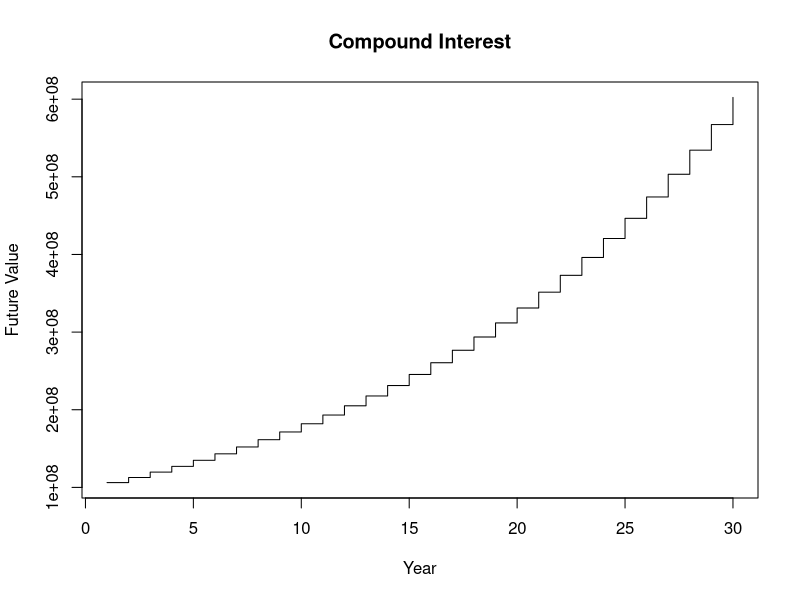

Recreate this plot in R.
# Buổi 2 - Nhập môn R
# Họ tên: Nguyễn Thị Kiều Trang
# Mã sinh viên: 24133064

# Câu 1 - Vector creation (5 điểm)
# 1. Tạo và lưu một vector gồm các giá trị từ -8 đến 9,
# mỗi phần tử cách đều nhau 0.3
x1 <- seq(from = -8, to = 9, by=0.3)
x1
# 2. Ghi đè lại biến đã tạo ở ý trên với vector giống vậy nhưng theo thứ tự ngược lại.
rev(x1)
# 3. Từ vector c(-1, 3, -5, 7, -9), tạo một vector bằng cách lặp lại vector này hai lần
# mỗi phần tử được lặp lại 10 lần.Hiển thị kết quả, sau đó sắp xếp giảm dần và hiển thị lại.
x3 <- c(-1,3,-5,7,-9)
x3 <- rep(x3,2, each = 10)
x3
# Sắp xếp
x_decrease <- sort (x3, decreasing=TRUE)
x_decrease
# 4. Tạo một vector theo thứ tự gồm: dãy số 1 đến 6;
# giá trị 3.5 lặp bốn lần; số -5; một dãy 9 giá trị bắt đầu từ 100 và
# kết thúc tại chiều dài của vector gốc ở ý trước.
a <- 1:6
b <- rep(3.5, times=4)
c <- -5
base_vector <- c(a,b,c)
base_vector
seq(from=100, to = length(base_vector), length.out = 9)

# Câu 2 - Vector indexing (6 điểm)

# 5. Tạo vector gồm: 5 phần tử cách đều từ 2 đến 8; vector c(1, -4.3, 13, -3.2)
# được lặp lại hai lần; và giá trị 1/7 + 5.
a <- seq(from=2, to=8, length.out= 5)
b <- c(1,-4.3, 13, -3.2)
c <- 1/7+5
vector <- c(a,rep(b,2),c)
vector

# 6. Trích phần tử đầu và cuối của vector vừa tạo, lưu vào một biến mới.

x6 <- c(vector[1], vector[length(vector)])
x6

# 7. Tạo một biến mới lưu vector sau khi bỏ phần tử đầu và cuối.
x7 <- vector[-c(1,length(vector))]
x7

# 8. Dùng hai vector ở hai ý trên để tạo lại vector ban đầu.
x8 <- c(x6[1], x7, x6[2])
x8

# 9. Ghi đè vector ban đầu bằng phiên bản đã sắp xếp.
x9 <- sort(x8, decreasing = TRUE)
x9

# 10. Đảo ngược vector đã sắp xếp bằng toán tử :.
x_rev <- x9[length(x9):1]
x_rev

# 11. Tạo vector mới từ vector đã bỏ đầu/cuối bằng cách lặp phần tử thứ 3 ba lần, phần tử thứ 4 bốn lần và phần tử
# cuối hai lần.
vector_new <- c(rep(x7[3],3), 
                rep(x7[4],4), 
                rep(x7[length(x7)],2))
vector_new

# Câu 3 - Vector operations (5 điểm)

# 12. Chuyển vector c(2, 0.5, 1, 2, 0.5, 1, 2, 0.5, 1) thành vector chỉ gồm các giá trị 1 bằng cách dùng một vector có
# chiều dài 3.

x <- c(2, 0.5, 1, 2, 0.5, 1, 2, 0.5, 1)
x*rep(c(0.5,2,1),3)

# 13. Cho vector c(45, 77, 20, 19, 101, 120, 212) mô tả nhiệt độ F. Chuyển sang độ C
# theo công thức C = 5/9 * (F - 32)
F <- c(45, 77, 20, 19, 101, 120, 212)
5/9 * (F-32)

# 14. Dùng vector c(2, 4, 6), vector c(1, 2), hàm rep() và phép toán * để tạo vector c(2, 4, 6, 4, 8, 12).

a <- rep(c(2,4,6), 2)
b <- rep(c(1,2), each =3)
x14 <-a*b
x14

# 15. Ghi đè bốn phần tử ở giữa của vector ở ý trên bằng cách recycle hai giá trị -1 và -10 theo thứ tự.
x14[2:5] <- rep(c(-1,-10), length.out=4)
x14

# Câu 4 - Matrix creation and indexing (6 điểm)
# 16. Tạo và lưu ma trận 4 x 2 gồm các giá trị 4.3, 3.1, 8.2, 8.2, 3.2, 0.9, 1.6 và 6.5 theo thứ tự dòng.
m <- matrix(c(4.3,3.1,
              8.2,8.2,
              3.2,0.9,
              1.6,6.5),
            nrow =4, ncol =2, byrow=TRUE
)
m
# 17. Tạo biến mới từ ma trận trên bằng cách bỏ đi một dòng bất kỳ. Kiểm tra ma trận mới có kích thước 3 x 2.
m_new <- m[-2, ]
m_new
# 18. Ghi đè cột thứ hai của ma trận bằng giá trị của cột đó sau khi sắp xếp tăng dần.
m[,2] <- sort(m[,2])
m
# 19. Tạo biến mới bằng cách bỏ dòng 4 và cột 1. Đảm bảo kết quả là ma trận một cột, không phải vector.
n <- m[-4,-1, drop=FALSE]
n
# 20. Lưu bốn phần tử dưới cùng của ma trận thành ma trận 2 x 2.
m2 <- matrix(tail(as.vector(m),4), nrow=2, byrow=TRUE)
m2
# 21. Ghi đè theo thứ tự các vị trí (4,2), (1,2), (4,1), (1,1) bằng một nửa các giá trị trên đường chéo chính của ma trận 
# 2 x 2 ở ý trước.
half_diag <- diag(m2)/2
m[4,2] <- half_diag[1]
m[1,2] <- half_diag[2]
m[4,1] <- half_diag[1]
m[1,1] <- half_diag[2]
m

# Câu 5 - Matrix operations (6 điểm)
# Cho hai ma trận A và B:
#   A = [1 3; 2 4; 6 5]
# B = [10 2; 3 4; 5 6]
# 22. Tạo hai ma trận A, B và tính biểu thức (3/5) * (A - B).
A <- matrix(c(
  1,3,
  2,4,
  6,5
), nrow=3,ncol=2, byrow=TRUE)
A
B <- matrix(c(
  10,2,
  3,4,
  5,6
), nrow=3, ncol=2, byrow=TRUE)
B
result <- (3/5)*(A-B)
result
# 23. Cho A = [1; 2; 6] và B = [10; 3; 5]. Xác định những biểu thức nào tính được; nếu tính được, hãy tính giá trị: A * 
#   B; t(A) * B; t(B) * (A * t(A)); (A * t(A)) * t(B); [(B * t(B)) + (A * t(A)) - 100I3]^(-1), với I3 là ma trận đơn vị 
# bậc 3. Ghi rõ biểu thức nào không hợp lệ và giải thích ngắn gọn.
A <- matrix(c(1,2,6), ncol=1)
A
B <- matrix(c(10,3,5), ncol=1)
B
## 1.A*B
result1 <- A*B
result1
## 2.t(A) * B
result2 <- t(A)%*%B
result2
## 3.t(B) * (A * t(A))
result3 <- t(B)%*%(A%*%t(A))
result3
## 4.(A * t(A)) * t(B)
# result4 <- (A %*% t(A)) %*% t(B)
# result4
# Không tính được vì:
# A %*% t(A) có kích thước 3x3
# t(B) có kích thước 1x3
# Số cột ma trận trái = 3
# Số dòng ma trận phải = 1
# 3 ≠ 1 nên không nhân được
## 5.[(B * t(B)) + (A * t(A)) - 100I3]^(-1)
result5 <- solve((B %*% t(B)) + (A %*% t(A)) - 100*diag(3))
result5

# Câu 6 - Array creation and indexing (6 điểm)
# 24. Tạo và lưu mảng 3 chiều gồm 6 layer, mỗi layer là ma trận 4 x 2, với các giá trị là dãy số cách đều từ 10 đến 1
arr <- array(seq(from =10, to=1, length.out=48), dim=c(4,2,6))
arr
# 25. Tạo biến mới bằng cách lọc các phần tử ở dòng 1 và 4, cột 2, trên tất cả các layer của mảng.
arr2 <- arr[c(1,4), 2, ]
arr2
# 26. Lặp lại bốn lần dòng thứ 2 của ma trận vừa thu được để tạo mảng mới có chiều 2 x 2 x 2 x 3.
rep(arr2[2,],4)
# 27. Tạo mảng mới bằng cách xóa layer thứ 6 của mảng ban đầu.
arr3 <- arr[,,-6]
arr3
# 28. Ghi đè các phần tử ở dòng 2 và 4, cột 2, tại các layer 1, 3 và 5 của mảng mới bằng giá trị -1
arr[c(2,4),2, c(1,3,5)] <-1
arr
# Câu 7 - Logical vectors (5 điểm)
# Tạo vector c(6, 9, 7, 3, 6, 7, 9, 6, 3, 6, 6, 7, 1, 9, 1), sau đó thực hiện:
vct <- c(6,9, 7, 3, 6, 7, 9, 6, 3, 6, 6, 7, 1, 9, 1)
vct
# 29. Xác định vị trí các phần tử bằng 6.
which (vct==6)
# 30. Xác định vị trí các phần tử lớn hơn hoặc bằng 6.
which (vct>=6 )
# 31. Xác định vị trí các phần tử nhỏ hơn 6 + 2.
which (vct < (6+2))
# 32. Xác định vị trí các phần tử khác 6.
which (vct != 6)
# 33. Bỏ 3 phần tử đầu, tạo mảng 2 x 2 x 3 và kiểm tra điều kiện <= 6/2 + 4 trước và sau khi tăng mỗi phần tử lên 2.
vct_new <- vct[-3]
arr <- array(vct_new, dim=c(2,2,3))
arr
before <- arr <= (6/2 + 4)
before
arr_incr <- arr+2
arr_incr
after <- arr_incr <= (6/2 +4)
after
# 34. Dùng any(), all() và which() để kiểm tra và liệt kê vị trí TRUE trong các logical array.
any(before)
all(before)
which(before)

# Câu 8 - Logical operations (5 điểm)
# 35. Tạo vector x = c(7, 1, 7, 10, 5, 9, 10, 3, 10, 8). Xác định các phần tử lớn hơn 5 hoặc bằng 2
x <- c(7, 1, 7, 10, 5, 9, 10, 3, 10, 8)
x
condition_x <- (x>5)|(x==2)
x[condition_x]
# 36. Tạo vector y = c(8, 8, 4, 4, 5, 1, 5, 6, 6, 8). Xác định các phần tử bé hơn hoặc bằng 6 và khác 4.
y <- c(8, 8, 4, 4, 5, 1, 5, 6, 6, 8)
y
condition_y <- (y<=6)&(y!=4)
y[condition_y]
# 37. Xác định những phần tử trong x hoặc y thỏa mãn đồng thời hai điều kiện ở hai ý trên.
condition_all <- condition_x&condition_y
x[condition_all]
y[condition_all]
# 38. Tạo z = x + y. Xác định các phần tử của z >= 14 nhưng khác 15; đồng thời xét vector y/x và trích các giá trị lớn 
# hơn 4 hoặc nhỏ hơn hoặc bằng 2.
z <- x+y
z
condition_z <- (z >= 14) & (z != 15)
z[condition_z]
yx <- y / x
condition_yx <- (yx > 4) | (yx <= 2)
yx[condition_yx]
# Câu 9 - Logical indexing (6 điểm)
# 39. Tạo x = c(7, 5, 6, 1, 2, 10, 8, 3, 8, 2). Trích các phần tử >= 5 và gán cho y.
x <- c(7, 5, 6, 1, 2, 10, 8, 3, 8, 2)
y <- x[x>=5]
y
# 40. Liệt kê phần còn lại của x sau khi bỏ các phần tử >= 5
x_remaining <- x[x<5]
x_remaining
# 41. Dùng y để tạo ma trận z kích thước 2 x 3 theo thứ tự dòng.
z <- matrix(
  y, nrow=2, ncol=3, byrow=TRUE
)
z
# 42. Thay các phần tử có giá trị 8 trong z bằng bình phương của phần tử ở dòng 1, cột 2 của z.
value_square <- z[1,2]^2
value_square
z[z==8]<-value_square
z
# 43. Kiểm tra tất cả giá trị trong z có <= 25 và > 4 hay không
all((z<=25)&(z>4))

# PHẦN B. LAB 2 - STRING, FACTOR, LIST, DATA FRAME, CONTROL STRUCTURES VÀ FUNCTION
# Câu 1 - String (5 điểm)
# 44. Tạo và lưu chuỗi có dạng chính xác như sau, bao gồm xuống dòng và thụt dòng tương ứng:
#   "The quick brown fox
#  jumped over
#  the lazy dogs"
str1 <- "The quick brown fox
 jumped over
 the lazy dogs"
cat(str1)
# 45. Với num1 <- 4 và num2 <- 0.75, viết một dòng code xuất chuỗi: The result of multiplying 4 by 0.75 is 3. Kiểm 
# tra kết quả 3 đúng bằng tích của hai biến.
num1 <- 4
num2 <- 0.75
result <- num1 * num2
paste("The result of multiplying",
      num1,
      "by",
      num2,
      "is",
      result)
result == (num1 * num2)
# 46. Với home <- "data analysis/Labs/", thay chuỗi data bằng AI.
home <- "data analysis/Labs/"
sub("data", "AI", home)
# 47. Với s <- "Learning programming with R is very interesting", hãy: trích ký tự thứ 5 đến 10; chèn "easy and " 
# trước "very interesting"; thay tất cả "ing" bằng "ed".
s <- "Learning programming with R is very interesting"
s
substring(s, 5, 10)
sub("very interesting",
    "easy and very interesting",
    s)
gsub("ing", "ed", s)

# Câu 2 - Factor (7 điểm)
# Dữ liệu mô tả lớp học gồm 57 sinh viên. Sáu sinh viên nữ ở các dòng: 18, 33, 36, 49, 50, 53. Ba vector a, b, c 
# mô tả chỉ số sinh viên thuộc lớp A, B, C như sau:
#   a = c(2, 3, 6, 9, 12, 14, 19, 22, 28, 30, 33, 37, 42, 43, 45, 46, 49, 54, 57)
# b = c(1, 5, 8, 10, 11, 20, 21, 23, 25, 26, 32, 38, 39, 41, 44, 51)
# c = c(4, 7, 13, 15, 16, 17, 18, 24, 27, 29, 31, 34, 35, 36, 40, 47, 48, 50, 52, 53, 55, 
#       56)
# 48. Tạo character vector sex nhận giá trị M/F và character vector class nhận giá trị A/B/C; kiểm tra các giá trị nằm 
# đúng vị trí như mô tả.

a <- c(2, 3, 6, 9, 12, 14, 19, 22, 28, 30, 33, 37, 42, 43, 45, 46, 49, 54, 57)
b <- c(1, 5, 8, 10, 11, 20, 21, 23, 25, 26, 32, 38, 39, 41, 44, 51)
c <- c(4, 7, 13, 15, 16, 17, 18, 24, 27, 29, 31, 34, 35, 36, 40, 47, 48, 50, 52, 53, 55, 56)
female <- c( 18, 33, 36, 49, 50, 5)
sex <- rep("M", 57)
sex[female] <- "F"
sex
class <- rep("", 57)
class[a] <- "A"
class[b] <- "B"
class[c] <- "C"
class
sex[female]
class[a]
class[b]
class[c]

# 49. Tạo hai factor vector từ sex và class. Giải thích ordered=TRUE có phù hợp không; nếu thêm ordered=TRUE, R sắp xếp levels như thế nào

sex_factor <- factor(sex)
class_factor <- factor(class)
sex_factor
class_factor
# ordered = TRUE không phù hợp vì:
# giới tính và lớp học không có thứ tự tự nhiên
# Nếu thêm ordered = TRUE,
# R sẽ sắp xếp levels theo alphabet:
# A < B < C
# F < M

# 50. Trả về factor vector của lớp chỉ gồm sinh viên nam.

class_factor[sex == "M"]

# 51. Trả về factor vector của lớp A.

class_factor[class == "A"]

# 52. Với vector month đã cho trong file lab, tạo biến quarter gồm Q1, Q2, Q3, Q4 tương ứng các tháng 1-3, 4-6, 7-9, 
# 10-12.

month <- 1:12
quarter <- factor(
  rep(c("Q1", "Q2", "Q3", "Q4"),
      each = 3)
)
quarter

# 53. Trích ra các sinh viên thuộc lớp A và sinh ở quí Q1.

month <- rep(1:12, length.out = 57)
quarter <- factor(
  rep(c("Q1","Q2","Q3","Q4"), each = 3)
)
quarter_student <- quarter[month]
which((class == "A") & (quarter_student == "Q1"))

# Câu 3 - List (7 điểm)
# 54. Tạo list gồm: dãy 20 giá trị từ -4 đến 4 cách đều nhau; logical matrix 3 x 3 theo cột từ c(F, T, T, T, F, T, T, F, F); vector gồm "don", "quixote"; factor vector c("LOW","MED","LOW","MED","MED","HIGH").

nums <- seq(from = -4,
            to = 4,
            length.out = 20)
logic_mat <- matrix(
  c(F, T, T,
    T, F, T,
    T, F, F),
  nrow = 3,
  byrow = FALSE
)
chars <- c("don", "quixote")
facs <- factor(
  c("LOW","MED","LOW","MED","MED","HIGH")
)
mylist <- list(
  nums,
  logic_mat,
  chars,
  facs
)
mylist

# 55. Trích dòng 2 và 1 của cột 2 và 3 theo thứ tự từ logical matrix.

mylist[[2]][c(2,1), c(2,3)]

# 56. Dùng sub() để đổi "quixote" thành "Quixote" và "don" thành "Don". Sau đó thêm chuỗi nhiều dòng: Windmills! 
#   ATTACK! / -\Don Quixote/-.

chars_new <- sub("don", "Don", chars)
chars_new <- sub("quixote",
                 "Quixote",
                 chars_new)
chars_new
quote_text <- "Windmills!
ATTACK!
/-\\Don Quixote/-"
cat(quote_text)

# 57. Xuất các giá trị từ dãy -4 đến 4 lớn hơn 1.

mylist[[1]][mylist[[1]] > 1]

# 58. Dùng which() xác định vị trí của factor vector nhận giá trị MED.

which(mylist[[4]] == "MED")

# 59. Tạo list mới gồm facs, nums = c(3,2.1,3.3,4,1.5,4.9), và oldlist chứa ba thành phần đầu của list trước đó.

nums2 <- c(3,2.1,3.3,4,1.5,4.9)
newlist <- list(
  facs = facs,
  nums = nums2,
  oldlist = mylist[1:3]
)
newlist

# 60. Từ list mới, trích facs tương ứng với nums >= 3; thêm flags là logical vector chiều dài 6 từ việc lặp hai lần cột 
# thứ 3 của logical matrix trong oldlist; dùng !flags để trích nums ứng với FALSE; ghi đè character string vector 
# trong oldlist bằng "Don Quixote".

newlist$facs[newlist$nums >= 3]
flags <- rep(newlist$oldlist[[2]][,3], 2)
flags
newlist$nums[!flags]
newlist$oldlist[[3]] <- "Don Quixote"
newlist

# Câu 4 - Data frame (8 điểm)
# Tạo data frame dframe như sau. person là character vector; sex là factor có levels F, M; funny là factor có 
# levels Low, Med, High.

person <- c("Stan",
            "Francine",
            "Steve",
            "Roger",
            "Hayley",
            "Klaus")

sex <- factor(
  c("M","F","M","M","F","M")
)
funny <- factor(
  c("High","Med","Low","High","Med","Med"),
  levels = c("Low","Med","High")
)
df <- data.frame(
  person,
  sex,
  funny
)
df

# 61. Thêm biến age: Stan và Francine 41 tuổi, Steve 15, Hayley 21, Klaus 60, Roger 1600 tuổi.

df$age <- c(41,41,15,1600,21,60)
df 

# 62. Sắp xếp lại các cột theo thứ tự: person, age, sex, funny.

df <- df[, c("person","age","sex","funny")]
df

# 63. Thêm biến age.mon = age * 12.

df$age.mon=df$age*12
df 

# 64. Tạo anotherdframe theo bảng dưới đây, sau đó kết hợp với dframe để tạo newdframe.

anotherframe <- data.frame(
  person = c("Peter",
             "Lois",
             "Meg",
             "Chris",
             "Stewie",
             "Brian"),
  
  age = c(42,40,17,14,1,7),
  sex = factor(c("M","F","F","M","M","M")),
  funny = factor(
    c("High","High","Low","Med","High","Med"),
    levels = c("Low","Med","High")
  ),
  age.mon = c(504,480,204,168,12,84)
)
anotherframe
newdf <- rbind(df, anotherframe)
newdf

# 65. Viết một dòng code trích person và age của những người là nữ và có funny là Med hoặc High.

newdf[
  (newdf$sex == "F") &
    (newdf$funny %in% c("Med","High")),
  c("person","age")
]

# 66. Trích những người có tên bắt đầu bằng chữ S, gợi ý dùng substr().

newdf[
  substr(newdf$person, 1, 1) == "S",
]

# Câu 5 - if và switch (5 điểm)

v1 <- c(2,1,1,3,2,1,0)
v2 <- c(3,8,2,2,0,0,0)

# 67. Dùng v1 và v2, viết một dòng code: nếu tổng hai phần tử tương ứng > 3 thì nhân chúng, ngược lại cộng chúng

ifelse(v1+v2>3, v1*v2, v1+v2)

# 68. Viết hàm tính tiền điện theo bảng bậc thang bên dưới, một phiên bản dùng if và một phiên bản dùng switch.

tinh_tien_if <- function(kwh){
  if(kwh <= 50){
    price <- 1549
  } else if(kwh <= 100){
    price <- 1600
  } else if(kwh <= 200){
    price <- 1858
  } else if(kwh <= 300){
    price <- 2340
  } else if(kwh <= 400){
    price <- 2615
  } else {
    price <- 2701
  }
  kwh * price
}
tinh_tien_if(120)

tinh_tien_switch <- function(kwh){
  price <- switch(
    TRUE,
    kwh <= 50  , 1549,
    kwh <= 100 , 1600,
    kwh <= 200 , 1858,
    kwh <= 300 , 2340,
    kwh <= 400 , 2615,
    2701
  )
  kwh * price
}
tinh_tien_switch(120)

# Câu 6 - for (3 điểm)

# Cho đoạn code dùng hai vòng lặp for để tính ma trận tích ngoài giữa v1 = 1:3 và v2 = 4:7. Hãy viết lại bằng 
# một vòng lặp for mà vẫn thu được kết quả tương tự.

v1 <- 1:3
v2 <- 4:7
result <- matrix(
  0,
  nrow = length(v1),
  ncol = length(v2)
)
for(i in 1:length(v1)){
  result[i, ] <- v1[i] * v2
}
result

# Câu 7 - while (3 điểm)
# Dùng while để tính n giai thừa. Biết 0! = 1 và i! = i * (i - 1)! với mọi i > 0, i thuộc N. Kiểm tra với n <- 10

n <- 10
i <- 1
fact <- 1
while(i <= n){
  fact <- fact * i
  i <- i + 1
}
fact

# Câu 8 - apply (4 điểm)

a <- matrix(1:12, 3, 4)
b <- array(1:18, dim = c(3, 3, 2))

# 69. Thực thi các lệnh apply(a, 1, sum), apply(a, 2, sum), apply(b, 1, sum), apply(b, 2, sum), apply(b, 3, sum) và 
# quan sát kết quả.

apply(a, 1, sum)
apply(a, 2, sum)
apply(b, 1, sum)
apply(b, 2, sum)
apply(b, 3, sum)

# 70. Dùng apply() để tính tổng các số lẻ ở mỗi dòng của ma trận a.

apply(
  a,
  1,
  function(x){
    sum(x[x %% 2 == 1])
  }
)

# 71. Dùng apply() để tính tích các số chẵn ở mỗi cột của ma trận a.

apply(
  a,
  2,
  function(x){
    prod(x[x %% 2 == 0])
  }
)

# Câu 9 - break, next và repeat (4 điểm)
# 72. Dùng vòng lặp for và next để tính tổng các số không chia hết cho 3 trong một vector x = sample(1:1000, 100). 
# Đặt set.seed(123) trước khi sample.

set.seed(123)
x<-sample(1:1000,100)
tong<-0
for(i in x){
  if(i%%3==0){
    next}
  tong<-tong+i
}
tong

# 73. Dùng repeat và break để in ra các số Fibonacci bé hơn 100

a <- 0
b <- 1
repeat{
  if(a >= 100){
    break
  }
  print(a)
  temp <- a + b
  a <- b
  b <- temp
}

# Câu 10 - function (9 điểm)
# 74. Viết hàm fib(limit) để tạo dãy Fibonacci bé hơn hoặc bằng limit; kiểm tra với fib(100).

fib <- function(limit){
  a <- 0
  b <- 1
  result <- c()
  while(a <= limit){
    result <- c(result, a)
    temp <- a + b
    a <- b
    b <- temp
  }
  result
}
fib(100)

# 75. Viết hàm compoundInterest(P, i, y, t = 12) để tính F = P * (1 + i/(100t))^(t*y). Kiểm tra với P = 100000000, i = 6, y = 30 và các t khác nhau.

compoundInterest <- function(P, i, y, t = 12){
  F <- P * (1 + i/(100*t))^(t*y)
  return(F)
}
compoundInterest(
  P = 100000000,
  i = 6,
  y = 30
)
compoundInterest(
  P = 100000000,
  i = 6,
  y = 30,
  t = 4
)
compoundInterest(
  P = 100000000,
  i = 6,
  y = 30,
  t = 1
)

# 76. Mở rộng hàm compoundInterest với tham số plotit mặc định TRUE. Nếu plotit = FALSE thì trả về vector F theo 
# từng năm; nếu TRUE thì vẽ F theo năm bằng plot(..., type = "s").

compoundInterest2 <- function(P,i,y,t = 12,plotit = TRUE
){
  years <- 1:y
  F <- P * (1 + i/(100*t))^(t*years)
  if(plotit == FALSE){
    return(F)
  } else {
    plot(
      years,
      F,
      type = "s",
      xlab = "Year",
      ylab = "Future Value",
      main = "Compound Interest"
    )
  }
}
compoundInterest2(
  100000000,
  6,
  30,
  plotit = FALSE
)
compoundInterest2(
  100000000,
  6,
  30
)

# 77. Định nghĩa computeMatrix(m) với m là ma trận vuông chứa chuỗi. Nếu đường chéo chính có chuỗi bắt đầu bằng 
# ký tự g hoặc G thì thay các chuỗi đó bằng "here"; nếu không có chuỗi nào như vậy, thay toàn bộ ma trận bằng 
# ma trận đơn vị cùng bậc. Kiểm tra bằng ba ma trận mẫu trong file lab.

computeMatrix <- function(m){
  d <- diag(m)
  check <- grepl("^[gG]", d)
  if(any(check)){
    diag(m)[check] <- "here"
  } else {
    m <- diag(nrow(m))
  }
  return(m)
}

# Ma trận mẫu 1

m1 <- matrix(
  c("go", "a",
    "b", "Good"),
  
  nrow = 2,
  byrow = TRUE
)
computeMatrix(m1)

# Ma trận mẫu 2

m2 <- matrix(
  c("apple", "b",
    "c", "dog"),
  
  nrow = 2,
  byrow = TRUE
)
computeMatrix(m2)

# Ma trận mẫu 3

m3 <- matrix(
  c("Green", "x", "y",
    "a", "hello", "b",
    "c", "d", "game"),
  
  nrow = 3,
  byrow = TRUE
)

computeMatrix(m3)
